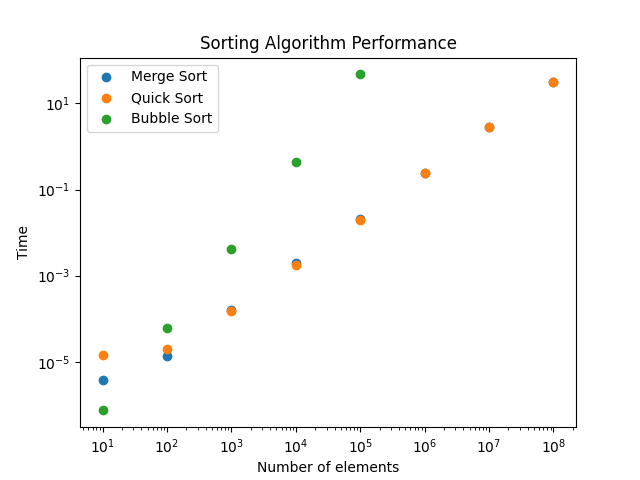

Write Python code to recreate this figure.
import matplotlib.pyplot as plt

with open('time_algs.txt', 'r') as f:
    cnt = 0
    n = []
    merge_time = []
    quick_time = []
    bubble_time = []
    for line in f.readlines():
        if cnt == 0:
            n.append(float(line))
        elif cnt == 1:
            merge_time.append(float(line))
        elif cnt == 2:
            quick_time.append(float(line))
        elif cnt == 3:
            res = float(line)
            if res < 1e9:
                bubble_time.append(res)
            else:
                bubble_time.append(float('inf'))
        cnt = (cnt + 1)%4
    plt.scatter(n, merge_time, label='Merge Sort')
    plt.scatter(n, quick_time, label='Quick Sort')
    plt.scatter(n, bubble_time, label='Bubble Sort')

    plt.xlabel('Number of elements')
    plt.xscale('log') 
    plt.ylabel('Time')
    plt.yscale('log') 
    plt.title('Sorting Algorithm Performance')
    plt.legend()

    plt.savefig('plot.png')
    #plt.show()